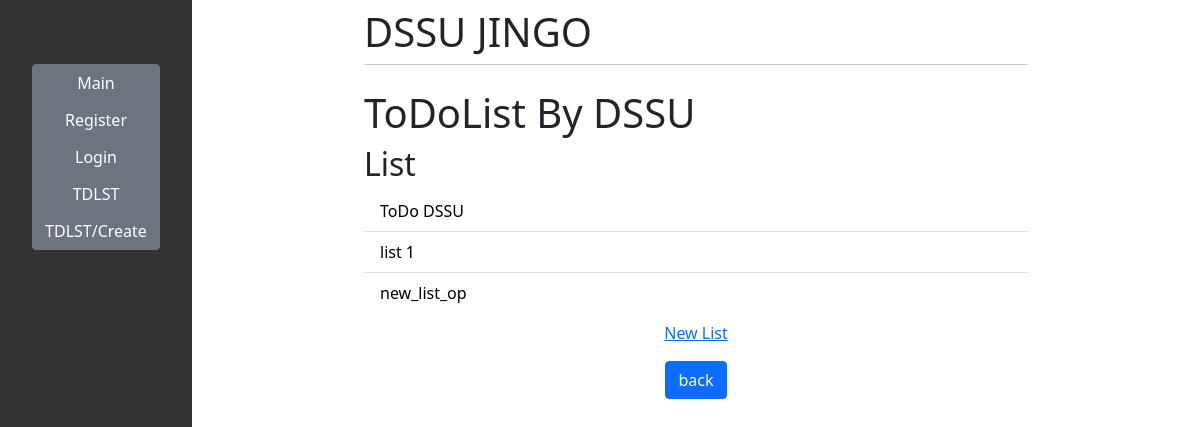
The page /sqlite/tdlst/ on the database its author committed.
### tdlst/models.py (models this page shows, shortened)
class ToDoList(models.Model):
    name = models.CharField(max_length=200)

### tdlst/views.py (the view)
# urls.py: path('', views.index, name='index'),
def index(response):
    lsts = obj.all()
    return render(response, 'tdlst/list.html', {'lsts':lsts})

### tdlst/templates/tdlst/list.html (shortened to what this page needs)
{% extends 'main/base.html' %}
{% block content %}
<h1 class="mt-2">ToDoList By DSSU</h1>
<h2>List</h2>
<ul class="list-group list-group-flush">
{% for lst in lsts %}
    <li class="list-group-item"><a href="{{lst.id}}">{{lst.name}}</a></li>
{% endfor %}
</ul>
<div class="mt-2 text-center"><a href="create">New List</a></div>
{% endblock %}

### main/templates/main/base.html (style rules this page uses)
li a { text-decoration: none; color: black; }

### rows shown on the page
ToDoList: name "ToDo DSSU"
ToDoList: name "list 1"
ToDoList: name "new_list_op"
